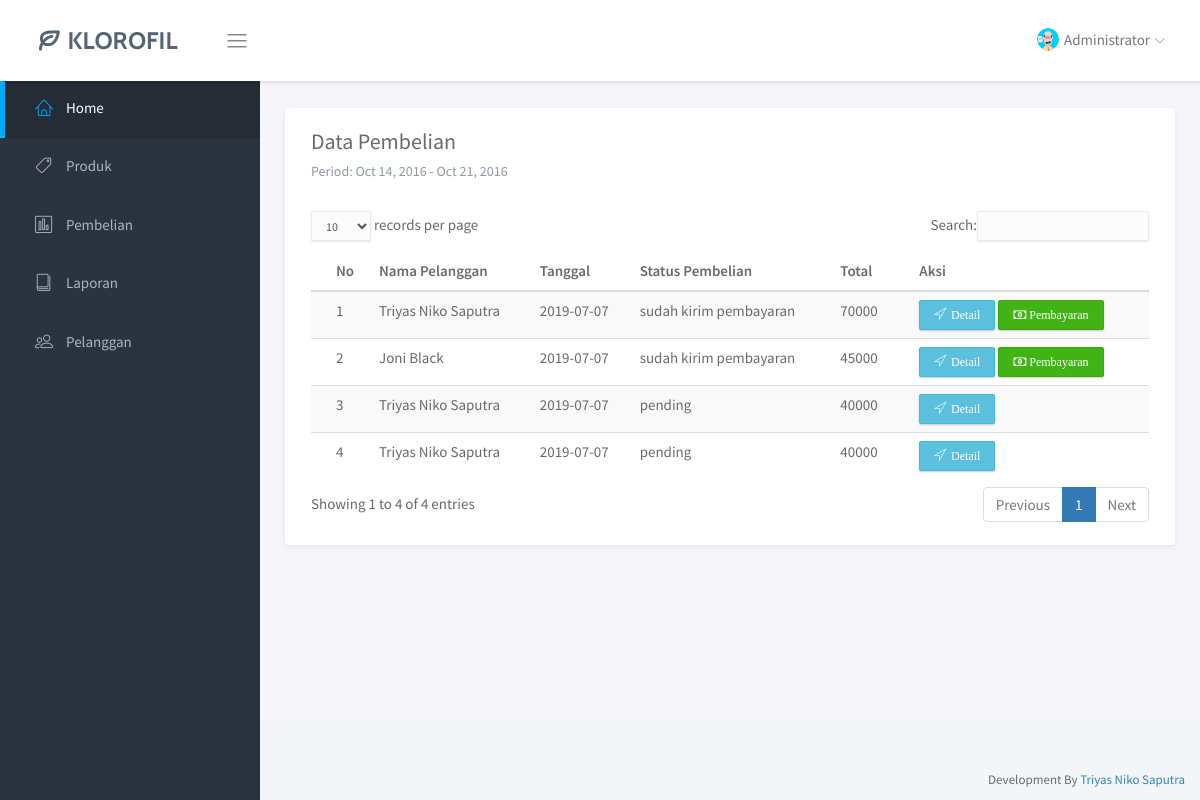
The page /admin/index.php?halaman=pembelian (signed in) on the database its author committed.
### tables this page shows
CREATE TABLE `tb_pembelian` (
  `id_pembelian` int(11) NOT NULL,
  `id_pelanggan` int(11) NOT NULL,
  `id_ongkir` int(11) NOT NULL,
  `tanggal_pembelian` date NOT NULL,
  `total_pembelian` int(11) NOT NULL,
  `nama_kota` varchar(100) NOT NULL,
  `tarif` int(11) NOT NULL,
  `alamat_pengiriman` text NOT NULL,
  `status_pembelian` varchar(100) DEFAULT 'pending',
  `resi_pengiriman` varchar(50) NOT NULL
);

CREATE TABLE `tb_pelanggan` (
  `id_pelanggan` int(11) NOT NULL,
  `email_pelanggan` varchar(100) NOT NULL,
  `password_pelanggan` varchar(50) NOT NULL,
  `nama_pelanggan` varchar(100) NOT NULL,
  `telepon_pelanggan` varchar(25) NOT NULL,
  `alamat_pelanggan` text NOT NULL
);

### admin/pembelian.php (the view)
<div class="panel-heading">
	<h3 class="panel-title">Data Pembelian</h3>
	<p class="panel-subtitle">Period: Oct 14, 2016 - Oct 21, 2016</p>
</div>
<div class="panel-body">
	<div class="row">
		<div class="col-md-12">
			<table class="table table-resposive table-striped" id="dataTable">
				<thead>
					<tr>
						<th>No</th>
						<th>Nama Pelanggan</th>
						<th>Tanggal</th>
						<th>Status Pembelian</th>
						<th>Total</th>
						<th>Aksi</th>
					</tr>
				</thead>
				<tbody>
					<?php
						$nomor=1;
						$ambil=$koneksi->query("SELECT*FROM tb_pembelian JOIN tb_pelanggan ON tb_pembelian.id_pelanggan=tb_pelanggan.id_pelanggan");
						while($pecah=$ambil->fetch_assoc()){
					?>
					<tr>
						<td><?php echo $nomor; ?></td>
						<td><?php echo $pecah['nama_pelanggan']; ?></td>
						<td><?php echo $pecah['tanggal_pembelian']; ?></td>
						<td><?php echo $pecah['status_pembelian']; ?></td>
						<td><?php echo $pecah['total_pembelian']; ?></td>
						<td>
							<a href="index.php?halaman=detail&id=<?php echo $pecah['id_pembelian']; ?>" class="btn btn-xs btn-info"><i class="lnr lnr-location">&nbsp;Detail</i></a>
							<?php if ($pecah['status_pembelian']!=="pending"): ?>
							<a href="index.php?halaman=pembayaran&id=<?php echo $pecah['id_pembelian']; ?>" class="btn btn-xs btn-success"><i class="fa fa-money">&nbsp;Pembayaran</i></a>
							<?php endif ?>
						</td>
					</tr>
					<?php
						$nomor++;
						}
					?>
				</tbody>
			</table>
		</div>
	</div>
</div>

### admin/index.php (shortened to what this page needs)
<?php
	include "koneksi.php";
	$id_admin=$_SESSION["admin"]["id_admin"];
		$ambil=$koneksi->query("SELECT*FROM tb_admin WHERE id_admin='$id_admin' ");
		$pecah=$ambil->fetch_assoc();
?>
<!doctype html>
<html lang="en">
<head>
	<link rel="stylesheet" href="assets/vendor/bootstrap/css/bootstrap.min.css">
	<link rel="stylesheet" href="assets/vendor/font-awesome/css/font-awesome.min.css">
	<link rel="stylesheet" href="assets/vendor/linearicons/style.css">
	<link rel="stylesheet" href="assets/vendor/chartist/css/chartist-custom.css">
	<link href="assets/vendor/dataTables/dataTables.bootstrap.css" rel="stylesheet" />
	<link rel="stylesheet" href="assets/css/main.css">
</head>
<body>
	<div id="wrapper">
		<nav class="navbar navbar-default navbar-fixed-top">
			<div class="brand">
				<a href="index.html"><img src="assets/img/logo-dark.png" alt="Klorofil Logo" class="img-responsive logo"></a>
			</div>
			<div class="container-fluid">
				<div class="navbar-btn">
					<button type="button" class="btn-toggle-fullwidth"><i class="lnr lnr-menu"></i></button>
				</div>
				<div id="navbar-menu">
					<ul class="nav navbar-nav navbar-right">
						<li class="dropdown">
							<a href="#" class="dropdown-toggle" data-toggle="dropdown"><img src="assets/img/<?php echo $pecah['foto_admin']; ?>" class="img-circle" alt="Avatar"> <span><?php echo $pecah["nama_lengkap"]; ?></span> <i class="icon-submenu lnr lnr-chevron-down"></i></a>
						</li>
					</ul>
				</div>
			</div>
		</nav>
		<div id="sidebar-nav" class="sidebar">
			<div class="sidebar-scroll">
				<nav>
					<ul class="nav">
						<li><a href="index.php" class="active"><i class="lnr lnr-home"></i> <span>Home</span></a></li>
						<li><a href="index.php?halaman=produk" class=""><i class="lnr lnr-tag"></i> <span>Produk</span></a></li>
						<li><a href="index.php?halaman=pembelian" class=""><i class="lnr lnr-chart-bars"></i> <span>Pembelian</span></a></li>
						<li><a href="index.php?halaman=laporan_pembelian" class=""><i class="lnr lnr-book"></i> <span>Laporan</span></a></li>
						<li><a href="index.php?halaman=pelanggan" class=""><i class="lnr lnr-users"></i> <span>Pelanggan</span></a></li>
					</ul>
				</nav>
			</div>
		</div>
		<div class="main">
			<div class="main-content">
				<div class="container-fluid">
					<div class="panel panel-headline">
						<?php
							if (isset($_GET['halaman'])) {
								if ($_GET['halaman']=="produk") {
									include 'produk.php';
								}elseif ($_GET['halaman']=="pembelian") {
									include 'pembelian.php';
								}elseif ($_GET['halaman']=="pelanggan") {
									include 'pelanggan.php';
								}elseif ($_GET['halaman']=="detail") {
									include 'detail.php';
								}elseif ($_GET['halaman']=="tambahproduk") {
									include 'tambahproduk.php';
								}elseif ($_GET['halaman']=="hapusproduk") {
									include 'hapusproduk.php';
								}elseif ($_GET['halaman']=="ubahproduk") {
									include 'ubahproduk.php';
								}elseif ($_GET['halaman']=="tambahpelanggan") {
									include 'tambahpelanggan.php';
								}elseif ($_GET['halaman']=="hapuspelanggan") {
									include 'hapuspelanggan.php';
								}elseif ($_GET['halaman']=="ubahpelanggan") {
									include 'ubahpelanggan.php';
								}elseif ($_GET['halaman']=="logout") {
									include 'logout.php';
								}elseif ($_GET['halaman']=="pembayaran") {
									include 'pembayaran.php';
								}elseif ($_GET['halaman']=="laporan_pembelian") {
									include 'laporan_pembelian.php';
								}elseif ($_GET['halaman']=="setting_profil") {
									include 'setting_profil.php';
								}
							}else{
								include 'home.php';
							}
						?>
					</div>
				</div>
			</div>
		</div>
		<footer>
			<div class="container-fluid">
				<p class="copyright"> Development By <i class="fa fa-love"></i><a href="https://.co">Triyas Niko Saputra</a>
				</p>
			</div>
		</footer>
	</div>
</body>
</html>

### rows shown on the page
tb_pembelian: id_pelanggan.nama_pelanggan "Triyas Niko Saputra", tanggal_pembelian "2019-07-07", status_pembelian "sudah kirim pembayaran", total_pembelian "70000"
tb_pembelian: id_pelanggan.nama_pelanggan "Joni Black", tanggal_pembelian "2019-07-07", status_pembelian "sudah kirim pembayaran", total_pembelian "45000"
tb_pembelian: id_pelanggan.nama_pelanggan "Triyas Niko Saputra", tanggal_pembelian "2019-07-07", status_pembelian "pending", total_pembelian "40000"
tb_pembelian: id_pelanggan.nama_pelanggan "Triyas Niko Saputra", tanggal_pembelian "2019-07-07", status_pembelian "pending", total_pembelian "40000"

### other values the page prints
$pecah["nama_lengkap"] "Administrator"
